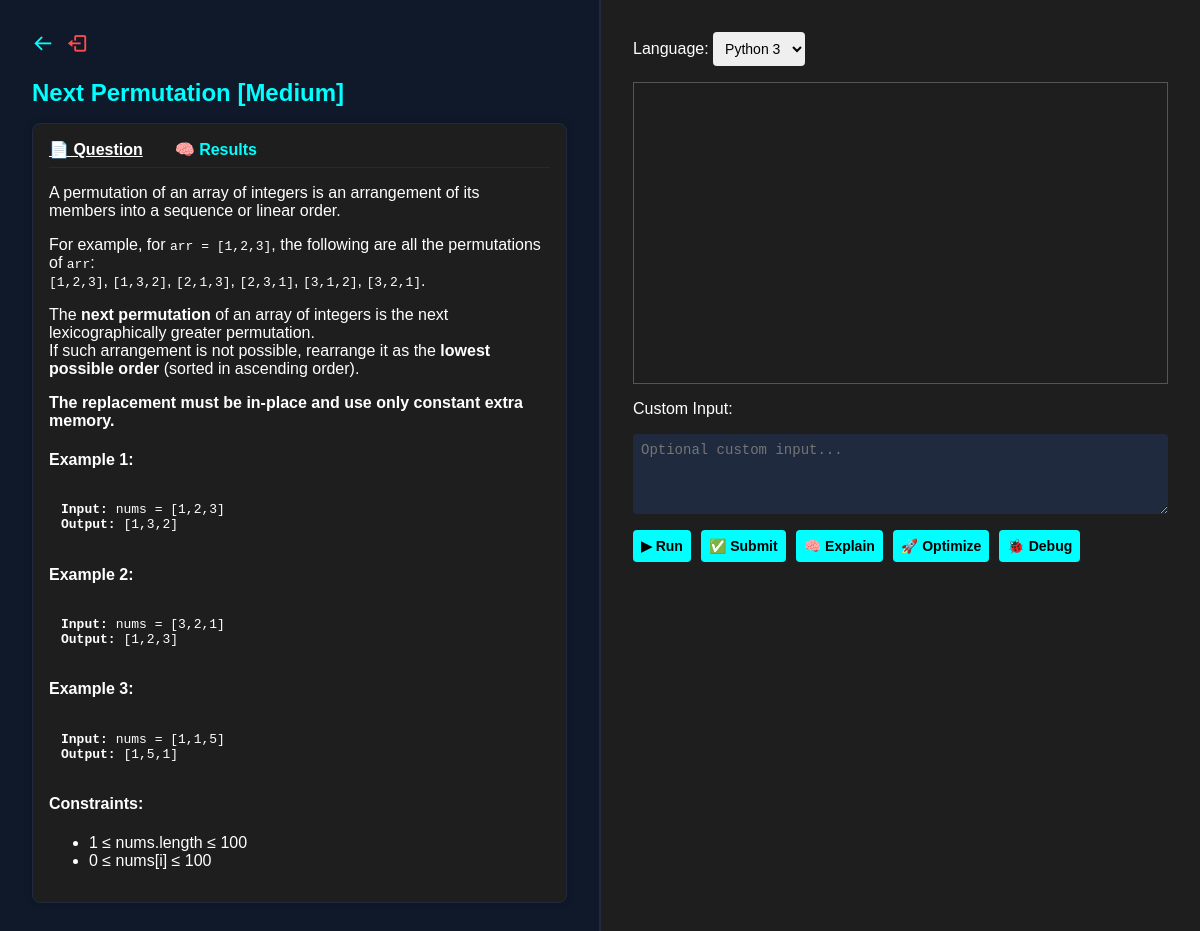
Page /problem/next-permutation (signed in) on the committed database.
### models.py (models this page shows)
class Problem(db.Model):
    id = db.Column(db.Integer, primary_key=True)
    title = db.Column(db.String(120), nullable=False)
    slug = db.Column(db.String(120), unique=True, nullable=False)
    description = db.Column(db.Text, nullable=False)
    difficulty = db.Column(db.String(20), nullable=False)
    topic_tags = db.Column(db.PickleType)
    python_function_signature = db.Column(db.String(300))
    cpp_function_signature = db.Column(db.String(300))
    python_starter_code = db.Column(db.Text)
    cpp_starter_code = db.Column(db.Text)
    python_driver_code = db.Column(db.Text)
    cpp_driver_code = db.Column(db.Text)
    test_cases = db.relationship('TestCase', backref='problem', cascade="all, delete-orphan")

### user_views.py (the view)
@user_bp.route("/problem/<slug>")
@login_required
def view_problem(slug):
    problem = Problem.query.filter_by(slug=slug).first_or_404()
    language_data = {
        lang: {
            "starter_code": getattr(problem, f"{lang}_starter_code"),
            "function_signature": getattr(problem, f"{lang}_function_signature")
        } for lang in LANGUAGE_MAP
    }
    return render_template("problem_detail.html", problem=problem, language_data=language_data)

### utils/auth.py (called while the page is built)
def login_required(f):
    @wraps(f)
    def decorated_function(*args, **kwargs):
        if "email" not in session:
            flash("Please log in to access this page.")
            return redirect(url_for("auth.login"))
        return f(*args, **kwargs)
    return decorated_function

### templates/problem_detail.html (shortened to what this page needs)
<!DOCTYPE html>
<html lang="en">
<head>
  <link rel="stylesheet" href="https://unpkg.com/boxicons@latest/css/boxicons.min.css">
</head>
<body>
<div class="left-pane">
  <div class="inline-icon-buttons">
      <a href="/problems" title="Back to Problems" class="icon-link">
        <i class='bx bx-arrow-back'></i>
      </a>
      <a href="/logout" title="Logout" class="icon-link logout-link">
        <i class='bx bx-log-out'></i>
      </a>
    </div>
  <h2>{{ problem.title }} [{{ problem.difficulty }}]</h2>
  <div class="toggle-container">
    <div class="toggle-tabs">
      <span id="questionTab" class="active" onclick="showQuestion()">📄 Question</span>
      <span id="resultTab" onclick="showResults()">🧠 Results</span>
    </div>
    <div id="questionContent">{{ problem.description | safe }}</div>
  </div>
</div>
<div class="right-pane">
  <label>Language:
    <select id="language">
      <option value="python">Python 3</option>
    </select>
  </label>
  <div id="editor"></div>
  <label>Custom Input:</label>
  <textarea id="customInput" rows="4" placeholder="Optional custom input..."></textarea>
  <div class="btn-group">
    <button onclick="runCode()">▶ Run</button>
    <button onclick="submitCode()">✅ Submit</button>
    <button onclick="explainCode()">🧠 Explain</button>
    <button onclick="optimizeCode()">🚀 Optimize</button>
    <button onclick="debugCode()">🐞 Debug</button>
  </div>
</div>
</body>
</html>

### templates/problem_detail.html (style rules this page uses)
:root { --bg-dark: #0f192a; --bg-light: #1e1e1e; --border-color: #1f2a3f; --highlight: #00ffff; --hover: #00cccc; --success: limegreen; --fail: red; --font: Arial, sans-serif; }
body { margin: 0; font-family: var(--font); display: flex; background-color: var(--bg-dark); color: white; height: 100vh; }
.left-pane, .right-pane { height: 100vh; overflow-y: auto; padding: 2rem; }
.left-pane { width: 50%; background-color: var(--bg-dark); border-right: 2px solid var(--border-color); }
.right-pane { width: 50%; background-color: var(--bg-light); display: flex; flex-direction: column; gap: 1rem; }
h2 { color: var(--highlight); margin-bottom: 1rem; }
.toggle-container { background-color: var(--bg-light); border: 1px solid var(--border-color); border-radius: 8px; padding: 1rem; margin-top: 1rem; box-shadow: 0 0 8px rgba(0, 0, 0, 0.2); }
.toggle-tabs { display: flex; gap: 2rem; margin-bottom: 1rem; border-bottom: 1px solid var(--border-color); padding-bottom: 0.5rem; }
.toggle-tabs span { cursor: pointer; font-weight: bold; color: var(--highlight); }
.toggle-tabs span.active { text-decoration: underline; color: white; }
pre { background-color: var(--bg-light); padding: 0.75rem; border-radius: 5px; overflow-x: auto; white-space: pre-wrap; margin: 1rem 0; }
#editor { height: 300px; border: 1px solid #555; }
select, textarea, button { padding: 0.5rem; font-size: 14px; border-radius: 4px; border: none; }
textarea { background-color: var(--border-color); color: white; }
button { background-color: var(--highlight); color: black; font-weight: bold; cursor: pointer; }
.btn-group { display: flex; flex-wrap: wrap; gap: 10px; }
.inline-icon-buttons { display: flex; gap: 12px; margin-bottom: 12px; }
.icon-link { font-size: 22px; color: #00ffff; text-decoration: none; transition: color 0.2s ease; }
.logout-link { color: #ff4d4d; }

### rows in the picture
Problem: title "Next Permutation", difficulty "Medium", description "A permutation of an array of integers is an arrangement of its members into a sequence or linear order. For example, for arr = [1,2,3] , the following are all the permutations of arr : [1,2,3] , [1,3,2] , [2,1,3] , [2,3,1] , [3,1,2] , [3,2,1] . The next permutation of an array of integers is the next lexicographically greater permutation. If such arrangement is not possible, rearrange it as the lowest possible order (sorted in ascending order). The replacement must be in-place and use only constant extra memory. Example 1: Input: nums = [1,2,3] Output: [1,3,2] Example 2: Input: nums = [3,2,1] Output: [1,2,3] Example 3: Input: nums = [1,1,5] Output: [1,5,1] Constraints: 1 ≤ nums.length ≤ 100…"
